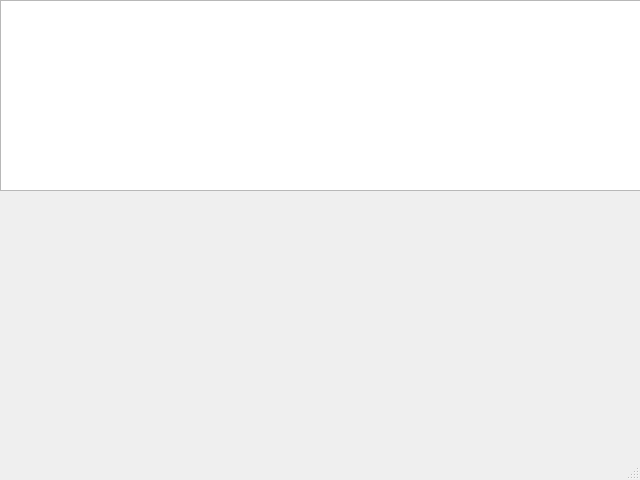
<?xml version="1.0" encoding="UTF-8"?>
<ui version="4.0">
 <class>MainWindow</class>
 <widget class="QMainWindow" name="MainWindow">
  <property name="geometry">
   <rect>
    <x>0</x>
    <y>0</y>
    <width>640</width>
    <height>480</height>
   </rect>
  </property>
  <property name="windowTitle">
   <string>MainWindow</string>
  </property>
  <widget class="QWidget" name="centralwidget">
   <widget class="QTableView" name="data_base">
    <property name="geometry">
     <rect>
      <x>0</x>
      <y>0</y>
      <width>651</width>
      <height>191</height>
     </rect>
    </property>
   </widget>
  </widget>
  <widget class="QMenuBar" name="menubar">
   <property name="geometry">
    <rect>
     <x>0</x>
     <y>0</y>
     <width>640</width>
     <height>22</height>
    </rect>
   </property>
  </widget>
  <widget class="QStatusBar" name="statusbar"/>
 </widget>
 <resources/>
 <connections/>
</ui>
